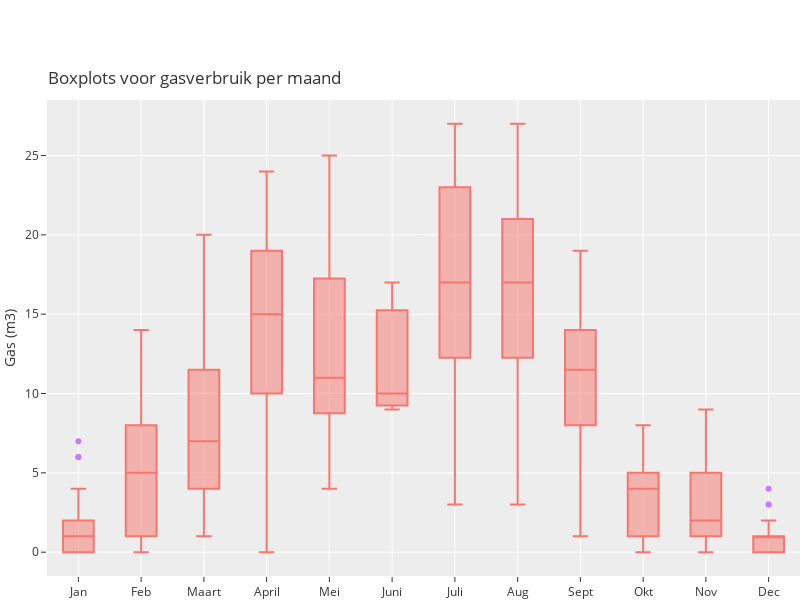

Write notebook code for a chart like this one.
### Markdown cell above
#### 3 Histogrammen per seizoen en boxplots per maand

### Code cell
fig_boxplot = go.Figure()

fig_boxplot.add_trace(go.Box(x=ts["month"], y=ts["teruglevering"],
    #name="Whiskers and Outliers",
    #boxpoints='outliers', # only outliers
    marker_color='rgb(199, 124, 255)',
    line_color='rgb(248,118,109)'
))

# Labels en plaatsing labels
fig_boxplot.update_layout(title={
                             'text': "Boxplots voor elektriciteit teruglevering per maand",
                             'y':0.88,
                             'x': 0.06},
                          margin={"r":0,"l":0,"b":0},
                          yaxis_title="Elektriciteit teruglevering (kWh)",
                          template="ggplot2",
                          width = 800, height = 600,
                          xaxis = dict(tickmode = 'array',
                                       tickvals = [*range(1, 13)],
                                       ticktext = ['Jan', 'Feb', 'Maart', 'April', 'Mei', 'Juni', 'Juli',
                                                   'Aug','Sept', 'Okt', 'Nov', "Dec"]
    )
)

fig_boxplot.show()

### Figure 1 — Plotly figure (JSON) as saved in the notebook; plotly's stock layout.template omitted (floating-point values rounded to 4 significant figures; data arrays with more than 128 entries replaced by an {"elided": "..."} marker saying what was removed)
{"data": [{"line": {"color": "rgb(248,118,109)"}, "marker": {"color": "rgb(199, 124, 255)"}, "type": "box", "x": {"elided": "336 int values"}, "y": {"elided": "336 int values"}}], "layout": {"height": 600, "margin": {"b": 0, "l": 0, "r": 0}, "title": {"text": "Boxplots voor gasverbruik per maand", "x": 0.06, "y": 0.88}, "width": 800, "xaxis": {"tickmode": "array", "ticktext": ["Jan", "Feb", "Maart", "April", "Mei", "Juni", "Juli", "Aug", "Sept", "Okt", "Nov", "Dec"], "tickvals": [1, 2, 3, 4, 5, 6, 7, 8, 9, 10, 11, 12]}, "yaxis": {"title": {"text": "Gas (m3)"}}}}
